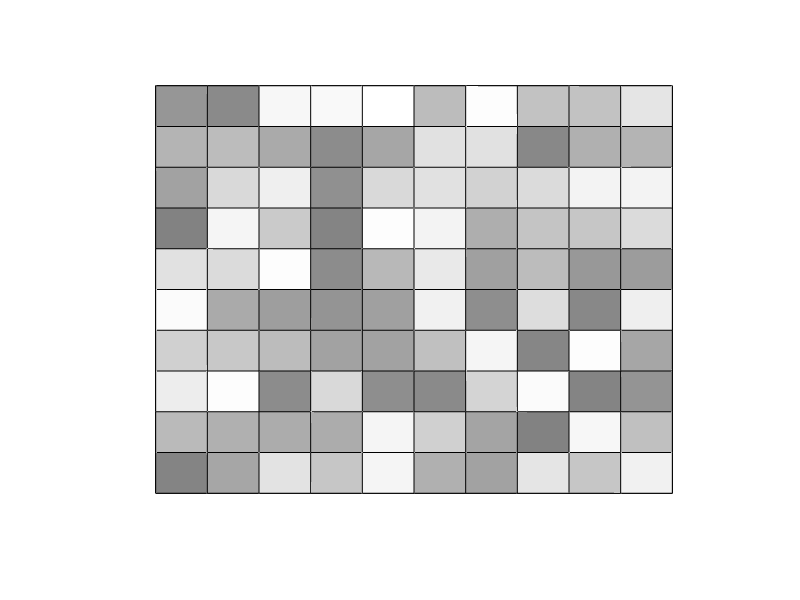

MATLAB code to generate this figure: (Note: this script raises an error after producing the figure.)
function test1

clear all;
close all;

[X,Y]=meshgrid(1:11);
figure; 
hold on;
plot(X,Y,'k');
plot(Y,X,'k');
axis off;
I=rand(11);
surface(I);

h=linspace(0.5,1,64);
h=[h',h',h'];
set(gcf,'Colormap',h);
N=100:-1:1;q=1;
x=linspace(1.5,10.5,10);
y=linspace(1.5,10.5,10);
for n=1:10
    for p=1:10
        hText=text(x(p),y(n),num2str(N(q)));
        set(hText, 'Layer', 'front');
        q=q+1;
    end
end
set(gca,'children',flipud(get(gca,'children')))
end